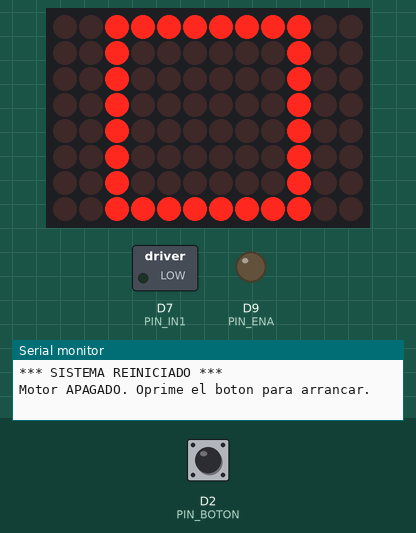
Simulated run of this sketch. Board: Arduino Uno R4 WiFi. Parts: 12×8 LED matrix, switched loads named in the sketch (green lamp = pin HIGH), output pins drawn as LEDs (lit = HIGH), the last lines printed to the serial monitor. Inputs (shaded band) come from the test bench; at power-on: D2 (PIN_BOTON) HIGH.

Above: at 2.6 s.
2.7 s: D2 (PIN_BOTON) pulled LOW for 0.15 s
At 2.87 s:
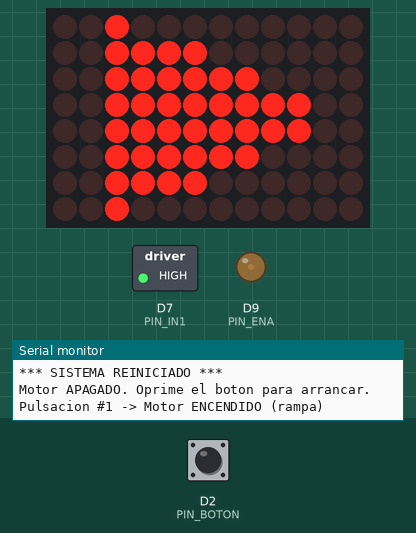
3.4 s: D2 (PIN_BOTON) pulled LOW for 1 s
At 4.8 s:
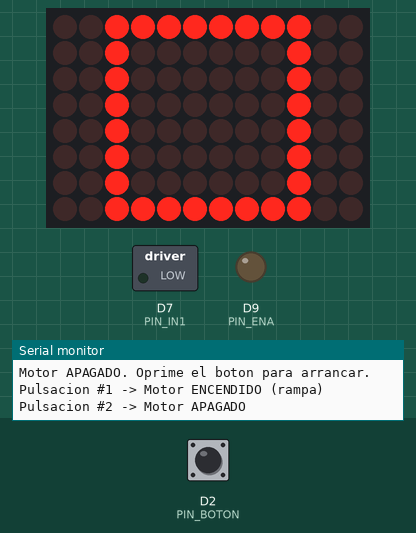
5.9 s: D2 (PIN_BOTON) pulled LOW for 0.15 s
At 6.37 s:
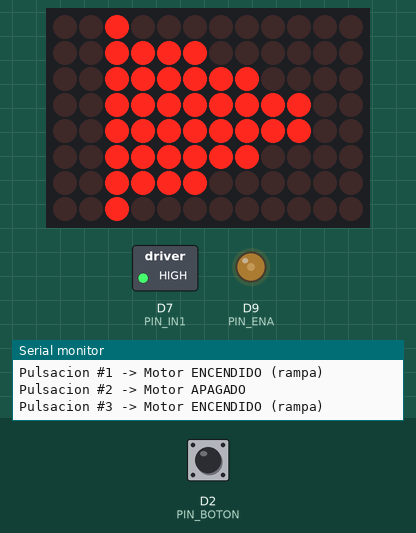
6.6 s: D2 (PIN_BOTON) pulled LOW for 3.2 s
At 7.3 s:
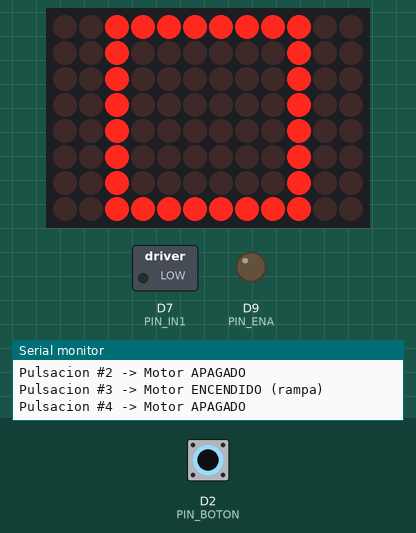
11.3 s: D2 (PIN_BOTON) pulled LOW for 0.15 s
At 13.3 s:
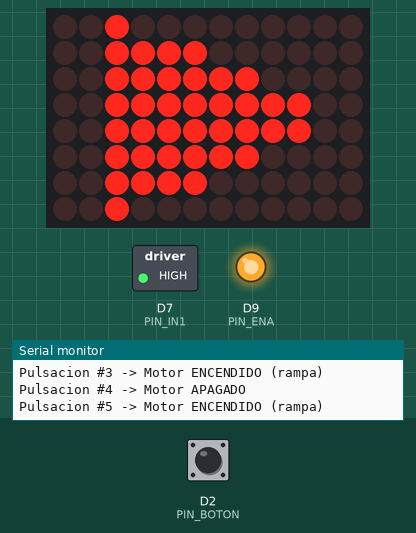
Timing chart, 0 to 14.8 s (numbered marks = the images above; inputs shaded):
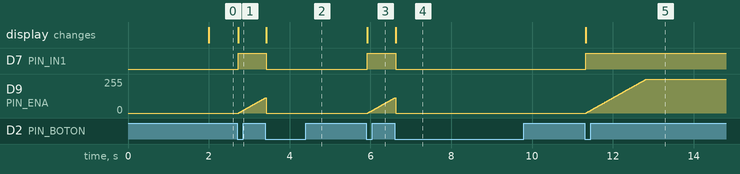

Measured:
- after the input at 2.7 s, D7 (PIN_IN1): LOW → HIGH at once; D9 (PIN_ENA): moves from 0/255 to 114/255 over 0.66 s, starting at once; the display: changes at once (image 1)
- after the input at 3.4 s, D7 (PIN_IN1): HIGH → LOW at once; the display: changes at once (image 2)
- after the input at 5.9 s, D7 (PIN_IN1): LOW → HIGH at once; D9 (PIN_ENA): moves from 0/255 to 114/255 over 0.66 s, starting at once; the display: changes at once (image 3)
- after the input at 6.6 s, D7 (PIN_IN1): HIGH → LOW at once; the display: changes at once (image 4)
- after the input at 11.3 s, D7 (PIN_IN1): LOW → HIGH at once; D9 (PIN_ENA): moves from 0/255 to 255/255 over 1.5 s, starting at once; the display: changes at once (image 5)

The sketch:

Practica_4_1_2.ino
```cpp
/*
  Practica 4.1.2  Boton de arranque/paro a prueba de rebotes y apagones
  Placa: Arduino UNO R4 WiFi (matriz LED integrada)

  Un solo boton (D2) arranca y para un motor con puente H.
    - Filtro de rebotes de 25 ms dentro de la clase Boton (sin delay()).
    - Arranque seguro: lo primero en setup() es dejar el motor apagado.
    - Aviso de reinicio al encender o tras una caida de voltaje.
    - Arranque del motor con rampa de PWM (0 a 255 en 1.5 s).
    - Paro inmediato (PWM a 0).
    - La matriz LED muestra el estado del motor.

  Sin delay() en todo el programa.
*/

#include "Arduino_LED_Matrix.h"

ArduinoLEDMatrix matriz;

// Dibujos de la matriz (8 filas x 12 columnas)
const uint32_t DIBUJO_REINICIO[]   = {0x0F00F00F, 0x00F00F00, 0x000F00F0};   // signo !
const uint32_t DIBUJO_ENCENDIDO[]  = {0x2003C03F, 0x03FC3FC3, 0xF03C0200};   // triangulo (play)
const uint32_t DIBUJO_APAGADO[]    = {0x3FC20420, 0x42042042, 0x042043FC};   // cuadro (stop)

const uint8_t  PIN_BOTON = 2;    // pulsador a GND (INPUT_PULLUP)
const uint8_t  PIN_ENA   = 9;    // L298N/L293D ENA (PWM)
const uint8_t  PIN_IN1   = 7;    // L298N/L293D IN1

const uint32_t VENTANA_MS = 25;  // ventana de estabilidad del filtro
const uint32_t RAMPA_MS   = 1500; // el PWM sube de 0 a 255 en este tiempo
const uint32_t PASO_MS    = 10;   // cada cuanto se actualiza la rampa
const uint32_t AVISO_MS   = 2000; // cuanto dura el aviso de reinicio

class Boton {
  public:
    Boton(uint8_t pin = 2, uint32_t ventana = 25)
      : _pin(pin),
        _ventana(ventana),
        _lecturaAnterior(HIGH),
        _estadoAceptado(HIGH),
        _ultimoCambio(0),
        _huboPulsacion(false) {}

    void iniciar() {
      pinMode(_pin, INPUT_PULLUP);          // suelto = HIGH, oprimido = LOW
    }

    // Se llama en cada vuelta del loop()
    void actualizar() {
      bool lectura = digitalRead(_pin);

      // Cada rebote reinicia el cronometro
      if (lectura != _lecturaAnterior) {
        _ultimoCambio = millis();
      }

      // Si la senal lleva quieta la ventana completa y es distinta
      // al estado que ya teniamos aceptado, se acepta como nuevo estado
      if ((millis() - _ultimoCambio) >= _ventana && lectura != _estadoAceptado) {
        _estadoAceptado = lectura;
        if (_estadoAceptado == LOW) {       // paso de suelto a oprimido
          _huboPulsacion = true;
        }
      }

      _lecturaAnterior = lectura;
    }

    // Entrega cada pulsacion real una sola vez
    bool fuePresionado() {
      if (_huboPulsacion) {
        _huboPulsacion = false;
        return true;
      }
      return false;
    }

  private:
    const uint8_t  _pin;
    const uint32_t _ventana;
    bool     _lecturaAnterior;
    bool     _estadoAceptado;
    uint32_t _ultimoCambio;
    bool     _huboPulsacion;
};

// ---------------------------------------------------

Boton boton(PIN_BOTON, VENTANA_MS);

bool     motorEncendido = false;
bool     enRampa        = false;
uint32_t inicioRampa    = 0;
uint32_t ultimoPaso     = 0;
uint32_t pulsaciones    = 0;

// ---------------------------------------------------

void motorApagar() {                 // paro inmediato
  analogWrite(PIN_ENA, 0);
  digitalWrite(PIN_IN1, LOW);
  motorEncendido = false;
  enRampa = false;
}

void motorArrancar() {               // arranque con rampa
  digitalWrite(PIN_IN1, HIGH);
  analogWrite(PIN_ENA, 0);
  motorEncendido = true;
  enRampa = true;
  inicioRampa = millis();
  ultimoPaso  = inicioRampa;
}

void actualizarRampa() {
  if (!enRampa) return;

  uint32_t t = millis() - inicioRampa;
  if (t >= RAMPA_MS) {
    analogWrite(PIN_ENA, 255);
    enRampa = false;
  }
  else if (millis() - ultimoPaso >= PASO_MS) {
    analogWrite(PIN_ENA, (uint8_t)((t * 255UL) / RAMPA_MS));
    ultimoPaso = millis();
  }
}

uint32_t tReinicio = 0;
uint8_t  pantallaActual = 255;       // 0 = aviso, 1 = encendido, 2 = apagado

void mostrar(uint8_t cual) {
  if (cual == pantallaActual) return;   // solo redibuja si cambio
  pantallaActual = cual;
  if      (cual == 0) matriz.loadFrame(DIBUJO_REINICIO);
  else if (cual == 1) matriz.loadFrame(DIBUJO_ENCENDIDO);
  else                matriz.loadFrame(DIBUJO_APAGADO);
}

void actualizarPantalla() {
  if (millis() - tReinicio < AVISO_MS) mostrar(0);       // aviso de reinicio
  else mostrar(motorEncendido ? 1 : 2);                  // estado del motor
}

// ---------------------------------------------------

void setup() {
  // 1) Estado seguro: lo primero es dejar el motor apagado
  pinMode(PIN_ENA, OUTPUT);
  pinMode(PIN_IN1, OUTPUT);
  analogWrite(PIN_ENA, 0);
  digitalWrite(PIN_IN1, LOW);

  boton.iniciar();

  // 2) Aviso de reinicio (pantalla y Monitor Serie)
  matriz.begin();
  tReinicio = millis();
  mostrar(0);
  Serial.begin(9600);
  while (!Serial && millis() < 3000);

  Serial.println(F("*** SISTEMA REINICIADO ***"));
  Serial.println(F("Motor APAGADO. Oprime el boton para arrancar."));
  Serial.println();
}

void loop() {
  boton.actualizar();

  if (boton.fuePresionado()) {
    pulsaciones++;
    Serial.print(F("Pulsacion #"));
    Serial.print(pulsaciones);

    if (motorEncendido) {
      motorApagar();
      Serial.println(F(" -> Motor APAGADO"));
    } else {
      motorArrancar();
      Serial.println(F(" -> Motor ENCENDIDO (rampa)"));
    }
  }

  actualizarRampa();
  actualizarPantalla();
}
```
